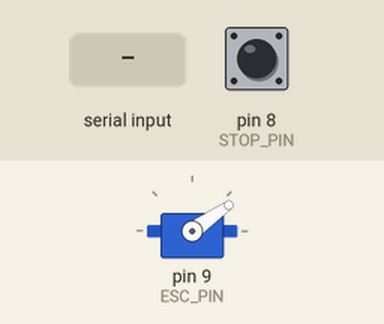
This sketch was run on a simulated Arduino Uno, built with avr-gcc and run on an emulated ATmega328P. On the bench: servo. The test bench sets the inputs (shaded band); at power-on: pin 8 (STOP_PIN) HIGH. What the sketch prints to the serial monitor is not drawn.

Above: at 1.2 s.
1.3 s: "90,45\n" received over Serial
At 2.5 s:
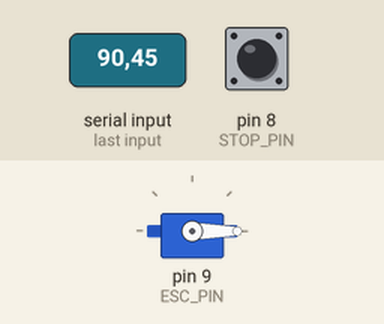
2.8 s: pin 8 (STOP_PIN) pulled LOW for 0.15 s
At 3.9 s:
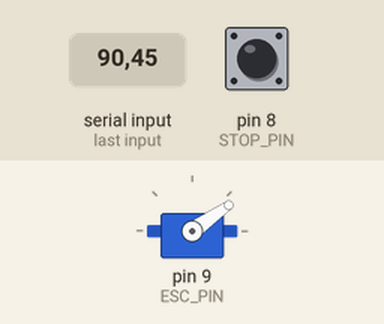
Timing chart, 0 to 5.8 s (numbered marks = the images above; inputs shaded):
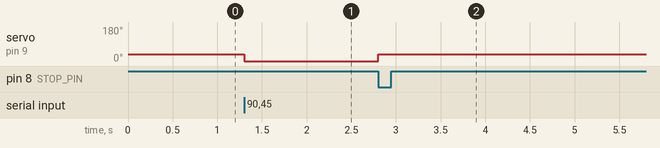

The sketch:

spinny_boi.ino
```cpp
#include <Servo.h>

Servo ESC;

#define ESC_PIN 9
#define STOP_PIN 8
#define ESC_OFF_MICROS 900

void setup(){
  // declare pin 9 to be an output:
  ESC.attach(ESC_PIN);
  ESC.writeMicroseconds(ESC_OFF_MICROS);
  pinMode(STOP_PIN, INPUT_PULLUP);
  Serial.begin(115200);
}

int escMicros = ESC_OFF_MICROS;

bool eStop = false;

void loop(){
  if (!digitalRead(STOP_PIN)) {
    eStop = true;
  }

  if (Serial.available()) {
    escMicros = Serial.parseInt();
    while (Serial.available()) Serial.read();
  }

  if (eStop) {
    ESC.writeMicroseconds(ESC_OFF_MICROS);
    Serial.println("Emergency Stopped.  Re-upload code to start again.");
  }
  else {
    ESC.writeMicroseconds(escMicros);
    Serial.print("ESC pulse width micros: ");
    Serial.println(escMicros);
  }
}
```

Measured:
- after the input at 1.3 s, servo on pin 9 (ESC_PIN): 35° → 0° at once
- after the input at 2.8 s, servo on pin 9 (ESC_PIN): 0° → 35° at once
